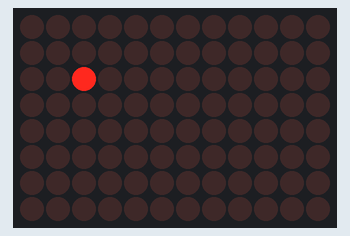
This sketch was run on a simulated Arduino Uno R4 WiFi. Shown: 12×8 LED matrix.

Above: at 0.1 s.
At 1.1 s:
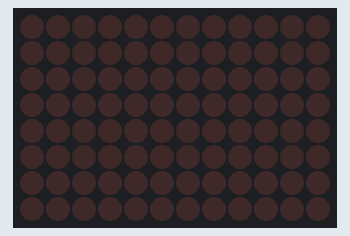

Measured:
- what the display in image 1 shows lasts 1.0 s, from 1.0 s to 2.0 s

The sketch:

LED_matrix.ino
```cpp
// library natively in the Arduino IDE
#include "Arduino_LED_Matrix.h"

// establish a matrix element
ArduinoLEDMatrix matrix;

void setup() {
  matrix.begin(); // setup a matrix
}

// establish a data store for the matrix and sets them to off
// change internal values to 1 for on
uint8_t frame[8][12] = {
  { 0, 0, 0, 0, 0, 0, 0, 0, 0, 0, 0, 0 },
  { 0, 0, 0, 0, 0, 0, 0, 0, 0, 0, 0, 0 },
  { 0, 0, 0, 0, 0, 0, 0, 0, 0, 0, 0, 0 },
  { 0, 0, 0, 0, 0, 0, 0, 0, 0, 0, 0, 0 },
  { 0, 0, 0, 0, 0, 0, 0, 0, 0, 0, 0, 0 },
  { 0, 0, 0, 0, 0, 0, 0, 0, 0, 0, 0, 0 },
  { 0, 0, 0, 0, 0, 0, 0, 0, 0, 0, 0, 0 },
  { 0, 0, 0, 0, 0, 0, 0, 0, 0, 0, 0, 0 }
};

void loop() {
  frame[2][2] = 1; // set the 3rd row and 3rd LED to on
  matrix.renderBitmap(frame, 8, 12); // writes to the matrix the new state
  delay(1000); // wait 1 second (1000 miliseconds)
  frame[2][2] = 0;  // set the 3rd row and 3rd LED to off
  matrix.renderBitmap(frame, 8, 12); // writes to the matrix the new state
  delay(1000); // wait 1 second (1000 miliseconds)
}
```
